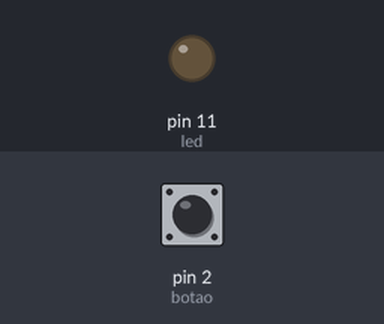
This sketch was run on a simulated Arduino Uno, built with avr-gcc and run on an emulated ATmega328P. On the bench: output pins drawn as LEDs (lit = HIGH). The test bench sets the inputs (shaded band); at power-on: pin 2 (botao) LOW.

Above: at 1.2 s.
1.3 s: pin 2 (botao) pulled HIGH for 0.15 s
At 2.5 s:
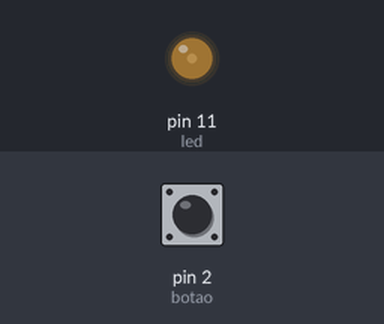
2.9 s: pin 2 (botao) pulled HIGH for 1 s
At 3.9 s:
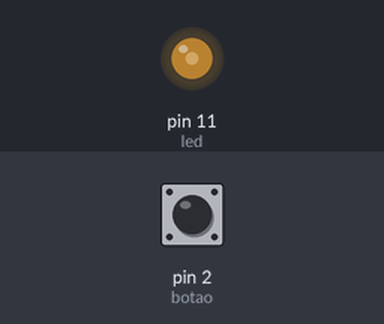
5.4 s: pin 2 (botao) pulled HIGH for 0.15 s
At 5.8 s:
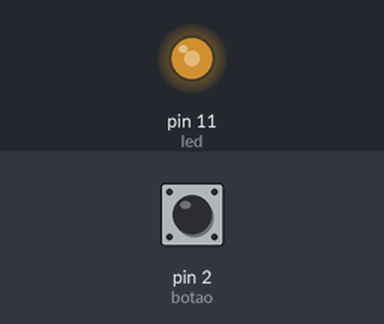
7.0 s: pin 2 (botao) pulled HIGH for 3.2 s
At 8.2 s:
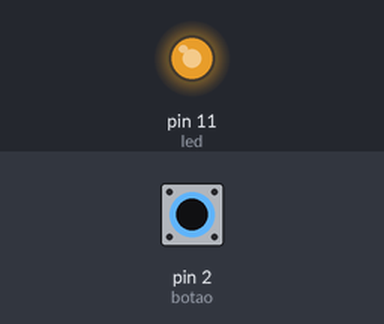
Timing chart, 0 to 10.0 s (numbered marks = the images above; inputs shaded):
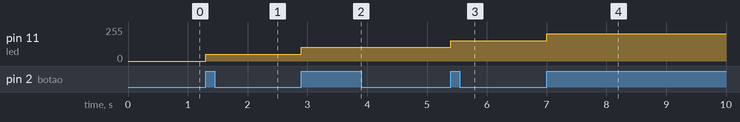

Measured:
- after the input at 1.3 s, pin 11 (led): 0/255 → 51/255 at once
- after the input at 2.9 s, pin 11 (led): 51/255 → 102/255 at once
- after the input at 5.4 s, pin 11 (led): 102/255 → 153/255 at once
- after the input at 7.0 s, pin 11 (led): 153/255 → 204/255 at once

The sketch:

16.ino
```cpp
//O brilho de um led deve aumentar a cada pulso de um botão. Após o led atingir o brilho máximo, no próximo pulsoo led deve apagar.

const int botao = 2;  // Botão ligado na porta digital 2
const int led = 11;   // LED ligado na porta PWM 11

int brilho = 0;   // Nível de brilho do LED
bool ultimoEstadoBotao = LOW;  // Armazena o estado anterior do botão

void setup() {
    pinMode(botao, INPUT);
    pinMode(led, OUTPUT);
}

void loop() {
    bool estadoBotao = digitalRead(botao); // Lê o estado do botão

    // Detecta quando o botão é pressionado (transição de LOW para HIGH)
    if (estadoBotao == HIGH && ultimoEstadoBotao == LOW) {
        if (brilho < 255) {
            brilho += 51; // Aumenta o brilho (255/5 = 51, para 5 passos)
        } else {
            brilho = 0; // Se já estiver no máximo, apaga o LED
        }
        analogWrite(led, brilho); // Atualiza o brilho do LED
    }

    ultimoEstadoBotao = estadoBotao; // Atualiza o estado do botão
}
```
